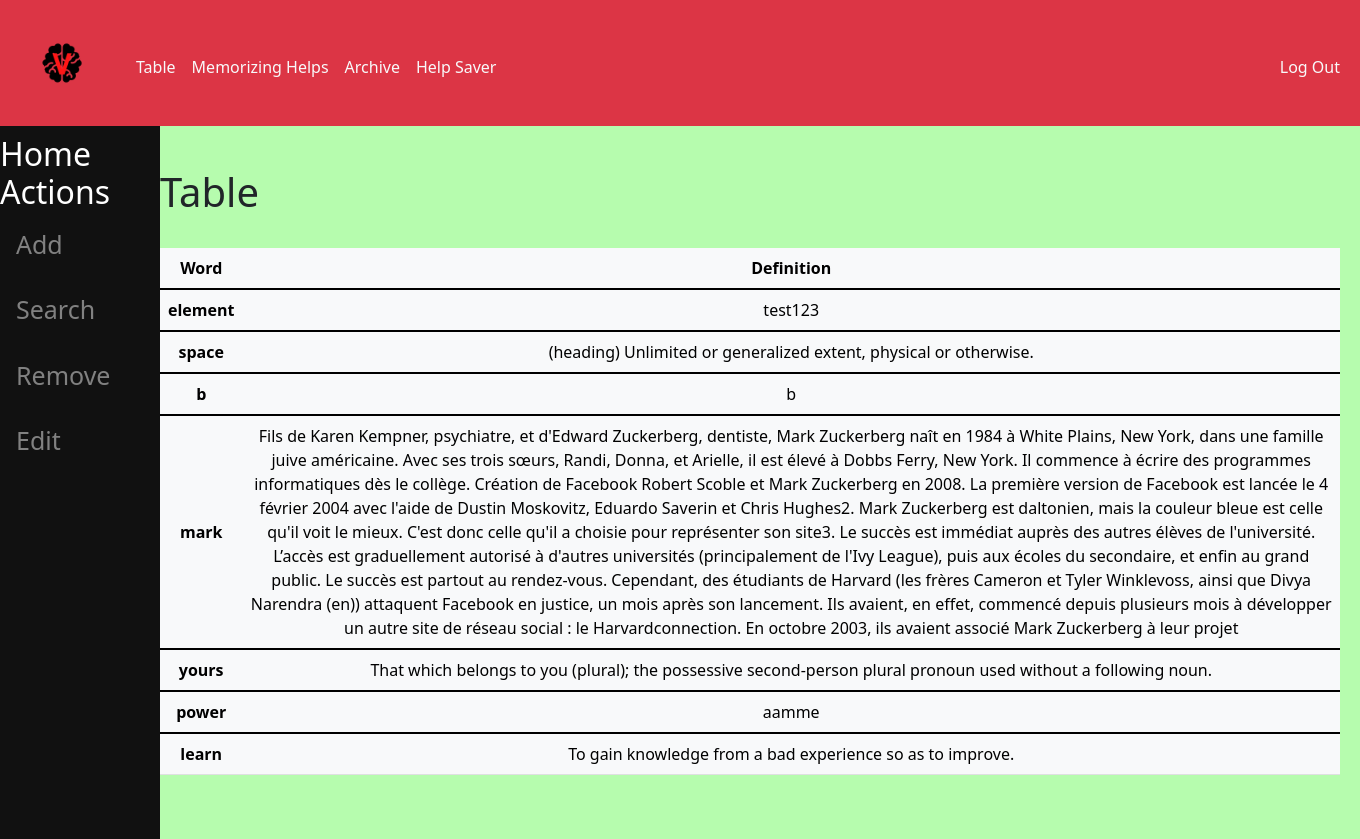
/ (signed in), run on the app's committed database.
### tables this page shows
CREATE TABLE vocab(user_id INTEGER, word TEXT, definition TEXT, FOREIGN KEY(user_id) REFERENCES users(id));

### app.py (the view)
@app.route("/", methods=["GET"])
@helpers.login_required
def index():
    greet_entry = False
    if session["user_first_entry"] == True:
        greet_entry = True
    user_id = session["user_id"]
    dictionary = db.execute("SELECT word, definition from vocab WHERE user_id = ?", user_id)
    name = db.execute("SELECT username from users WHERE id = ?", user_id)[0]["username"]
    return render_template("index.html", dictionary = dictionary, home=True, len_dict = len(dictionary), greet_entry = greet_entry, name = name)

### app.py (called while the page is built)
@app.after_request
def after_request(response):
    response.headers["Cache-Control"] = "no-cache, no-store, must-revalidate"
    response.headers["Expires"] = 0
    response.headers["Pragma"] = "no-cache"
    return response

### helpers.py (called while the page is built)
def login_required(f):
    @wraps(f)
    def decorated_function(*args, **kwargs):
        if session.get("user_id") is None:
            return redirect("/login")
        return f(*args, **kwargs)
    return decorated_function

### templates/index.html (shortened to what this page needs)
{% extends "layout.html"%}
{%  block mainbar %}
{% if len_dict > 0 %}
    <h1 class = "left-align bw-bold">Table</h1>
    <br>
    <div class="table-responsive">
        <table class="table table-light align-middle">
            <thead>
            <tr>
                <th scope="col">Word</th>
                <th scope="col" id="#definition">Definition</th>
            </tr>
            </thead>
            <tbody>
                {% for dict in dictionary%}
                    <th scope = "row">{{dict["word"]}}</th>
                    <td>{{dict["definition"]}}</td>
                </tbody>
                {% endfor %}
        </table>
    </div>
{% else %}
    <div class="text-dark bs-1">Empty Table</div>
{% endif %}
{% endblock %}

### templates/layout.html (shortened to what this page needs)
<!DOCTYPE html>
<html lang = "en">
    <head>
        <link href="https://cdn.jsdelivr.net/npm/bootstrap@5.1.3/dist/css/bootstrap.min.css" rel="stylesheet">
        <link href="/static/styles.css" rel="stylesheet">
    </head>
    <body>
        <nav class="fixed-top navbar bg-danger bg-opacity-0 navbar-expand-md">
            <div class="container-fluid">
                <a href="/about" class="navbar-brand"><img src="/static/V-no-bg.png" height="100" width="100"></a>
                <div class="collapse navbar-collapse" id="navbar">
                    {% if session["user_id"] %}
                        <ul class="navbar-nav me-auto mt-2 text-light">
                            <li class="nav-item"><a class="nav-link text-light" href="/">Table</a></li>
                            <li  class="nav-item"><a class="nav-link text-light" href = "/summarize">Memorizing Helps</a></li>
                            <li class="nav-item"><a class="nav-link text-light" href="/archive">Archive</a></li>
                            <li class="nav-item"><a class="nav-link text-light" href="/saver">Help Saver</a></li>
                        </ul>
                        <ul class="navbar-nav ms-auto mt-2">
                            <li class="nav-item"><a class="nav-link text-light" href="/logout">Log Out</a></li>
                        </ul>
                    {% else %}
                        <ul class="navbar-nav ms-auto mt-2">
                            <li class="nav-item"><a class="nav-link text-light" href="/register">Register</a></li>
                            <li class="nav-item"><a class="nav-link text-light " href="/login">Log In</a></li>
                        </ul>
                    {% endif %}
                </div>
            </div>
        </nav>
        {% if home%}
          <div class="sidenav">
            <h2 class="menu">Home Actions</h2>
            <a class="mb-3 " href="/add">Add</a>
            <a class="mb-3" href="/search">Search</a>
            <a class="mb-3" href="/remove">Remove</a>
            <a class="mb-3" href="/edit">Edit</a>
          </div>
        {% endif %}
        {% if help or home%}
            <main class="container-fluid py-5 text-center main">
                {% block mainbar %}{% endblock %}
            </main>
        {% else %}
            <main class="container-fluid py-5 text-center main">
                {% block main %}{% endblock %}
            </main>
        {% endif %}
    </body>
</html>

### static/styles.css (style rules this page uses)
body { background-color: #b6fcae; }
.sidenav { height: 100%; width: 160px; position: fixed; z-index: 1; top: 115px; left: 0; background-color: #111; overflow-x: hidden; padding-top: 20px; }
.sidenav a { padding: 6px 8px 6px 16px; text-decoration: none; font-size: 25px; color: #818181; display: block; }
.sidenav .menu { color: #fff; }
.main { margin-left: 150px; padding: 0px 10px; margin-top: 120px; max-width: 1200px }
.left-align { text-align: left; }
nav .navbar-brand { font-size: xx-large; }

### data on the page
vocab: word "element", definition "test123"
vocab: word "space", definition "(heading) Unlimited or generalized extent, physical or otherwise."
vocab: word "b", definition "b"
vocab: word "mark", definition "Fils de Karen Kempner, psychiatre, et d'Edward Zuckerberg, dentiste, Mark Zuckerberg naît en 1984 à White Plains, New York, dans une famille juive américaine. Avec ses trois sœurs, Randi, Donna, et Arielle, il est élevé à Dobbs Ferry, New York. Il commence à écrire des programmes informatiques dès le collège. Création de Facebook Robert Scoble et Mark Zuckerberg en 2008. La première version de Facebook est lancée le 4 février 2004 avec l'aide de Dustin Moskovitz, Eduardo Saverin et Chris Hughes2. Mark Zuckerberg est daltonien, mais la couleur bleue est celle qu'il voit le mieux. C'est donc celle qu'il a choisie pour représenter son site3. Le succès est immédiat auprès des autres élèves de…"
vocab: word "yours", definition "That which belongs to you (plural); the possessive second-person plural pronoun used without a following noun."
vocab: word "power", definition "aamme"
vocab: word "learn", definition "To gain knowledge from a bad experience so as to improve."
